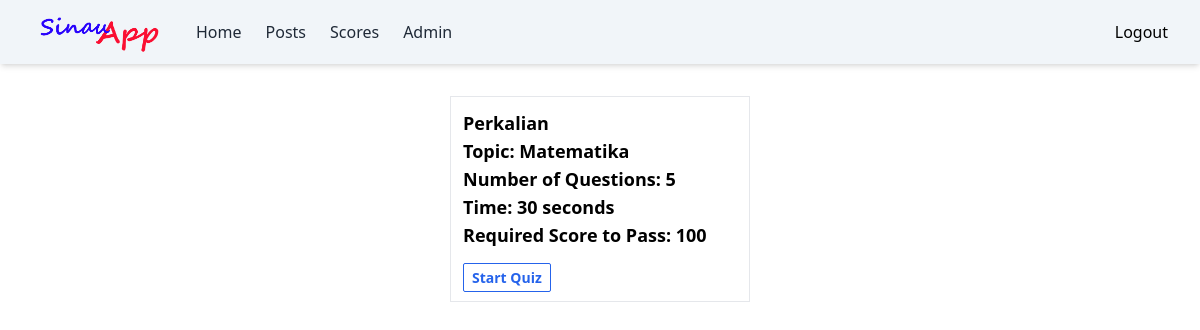
The app's page /quiz/1/ (signed in) with its own data.
### quiz/models.py (models this page shows, shortened)
class Quiz(models.Model):
  name = models.CharField(max_length=120)
  topic = models.CharField(max_length=120)
  number_of_questions = models.IntegerField()
  time = models.IntegerField(help_text="time in second")
  required_score_to_pass = models.IntegerField()
  class Meta:
    verbose_name_plural = "Quizzes"

### quiz/views.py (the view)
# urls.py: path('<int:pk>/', views.quiz_detail, name='quiz_detail'),
@login_required
def quiz_detail(request, pk):
    quiz = get_object_or_404(Quiz, pk=pk)
    return render(request, 'quiz/quiz_detail.html', {'quiz': quiz})

### templates/quiz/quiz_detail.html (shortened to what this page needs)
{% extends 'base.html' %}
{% block content %}
<div class="flex justify-center mt-8">
  <div class="w-[300px] p-3 border">
    <div class="text-lg font-semibold">
      <h1>{{ quiz.name }}</h1>
      <p>Topic: {{ quiz.topic }}</p>
      <p>Number of Questions: {{ quiz.number_of_questions }}</p>
      <p>Time: {{ quiz.time }} seconds</p>
      <p>Required Score to Pass: {{ quiz.required_score_to_pass }}</p>
    </div>
    <div class="mt-4">
      <a href="{% url 'quiz_take' quiz.pk %}" class="border border-blue-600 text-sm font-semibold px-2 py-1 rounded-sm text-blue-600 hover:bg-blue-600 hover:text-white">Start Quiz</a>
    </div>
  </div>
</div>
{% endblock %}

### records on screen
Quiz: name "Perkalian", topic "Matematika", number_of_questions "5", time "30", required_score_to_pass "100"
